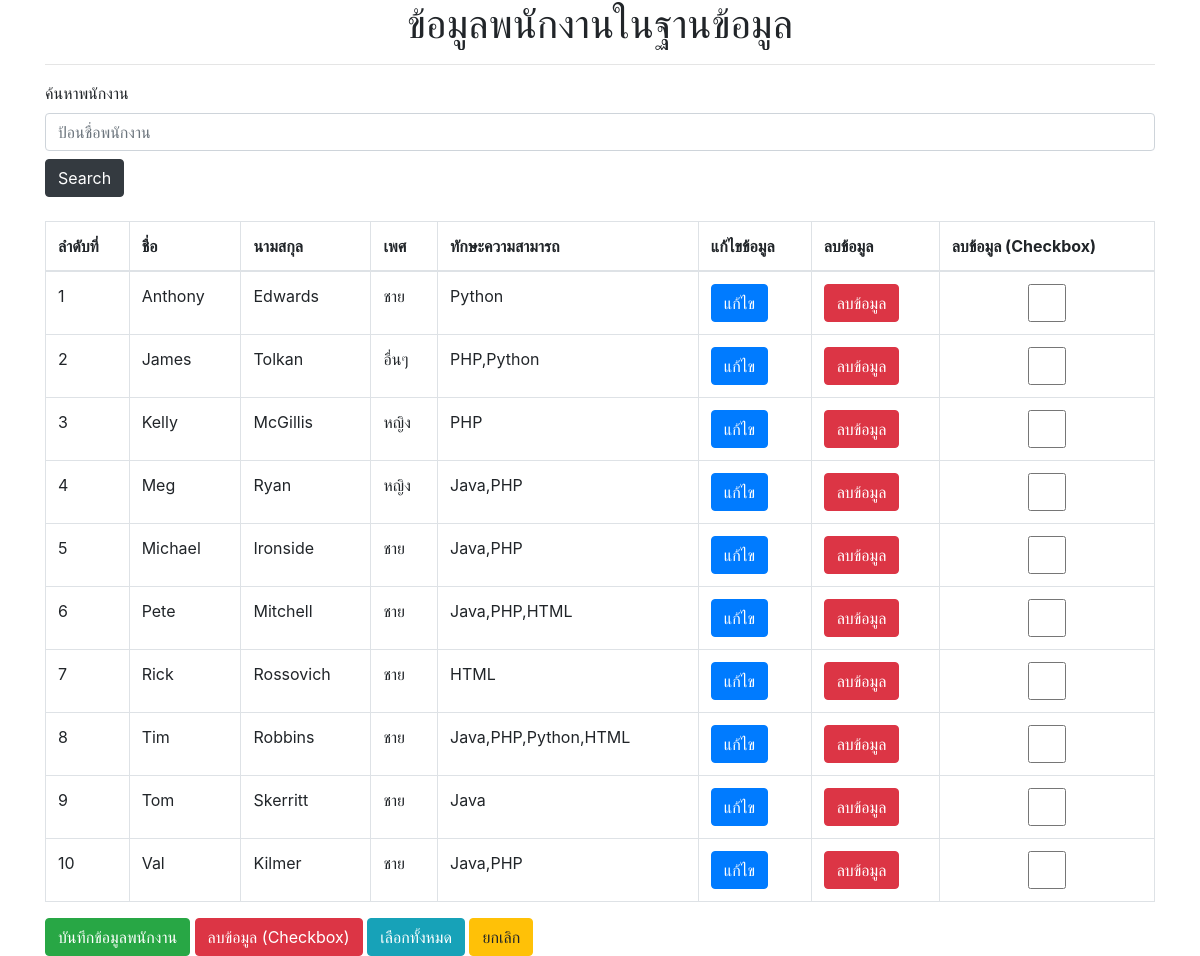
The page / on the database its author committed.
### tables this page shows
CREATE TABLE `employees` (
  `id` int(11) NOT NULL,
  `fname` varchar(255) NOT NULL,
  `lname` varchar(255) NOT NULL,
  `gender` varchar(20) NOT NULL,
  `skills` varchar(255) NOT NULL
);

### index.php (the view, shortened to what this page needs)
<?php
require('dbconnect.php');
$sql = "SELECT * FROM employees ORDER BY fname ASC";
$result=mysqli_query($connect,$sql);
$count=mysqli_num_rows($result);
$order=1;
?>
<!DOCTYPE html>
<html lang="en">
<head>
    <link rel="stylesheet" href="https://stackpath.bootstrapcdn.com/bootstrap/4.5.2/css/bootstrap.min.css">
</head>
<body>
    <div class="container">
    <h1 class="text-center">ข้อมูลพนักงานในฐานข้อมูล</h1>
    <hr>
    <?php if($count>0){?>
        <form action="searchData.php" class="form-group" method="POST">
        <label for="">ค้นหาพนักงาน</label>
        <input type="text" placeholder="ป้อนชื่อพนักงาน" name="empname" class="form-control">
        <input type="submit" value="Search" class="btn btn-dark my-2">
    </form>
    <table class="table table-bordered">
        <thead>
            <tr>
                <th>ลำดับที่</th>
                <th>ชื่อ</th>
                <th>นามสกุล</th>
                <th>เพศ</th>
                <th>ทักษะความสามารถ</th>
                <th>แก้ไขข้อมูล</th>
                <th>ลบข้อมูล</th>
                <th>ลบข้อมูล (Checkbox)</th>
            </tr>
        </thead>
        <tbody>
        <?php while($row=mysqli_fetch_assoc($result)){?>
            <tr>
                <td><?php echo $order++ ;?></td>
                <td><?php echo $row["fname"] ;?></td>
                <td><?php echo $row["lname"] ;?></td>
                <td>
                <?php
                if($row["gender"] == "male"){?>
                    ชาย
                <?php } else if ($row["gender"] == "female"){?>
                    หญิง
                <?php }else{?>
                    อื่นๆ
                <?php }?>
                </td>
                <td><?php echo $row["skills"] ;?></td>
                <td>
                <a href="editForm.php?id=<?php echo $row["id"]?>" class="btn btn-primary">แก้ไข</a>
                </td>
                <td>
                    <a href="deleteQueryString.php?idemp=<?php echo $row["id"];?>"
                    class="btn btn-danger"
                    onclick="return confirm('คุณต้องการลบข้อมูลหรือไม่')"
                    >ลบข้อมูล</a>
                </td>
                <form action="multipleDelete.php" method="post">
                <td>
                <input type="checkbox" class="form-control" name="idcheckbox[]" value="<?php echo $row["id"];?>">
                </td>
            </tr>
        <?php } ?>
        </tbody>
    </table>
    <?php } else {?>
    <div class="alert alert-danger">
        <b>ไม่มีข้อมูลพนักงาน !!!<b>
    </div>
    <?php } ?>
    <a href="insertForm.php" class="btn btn-success">บันทึกข้อมูลพนักงาน</a>
    <?php if($count>0){?>
    <input type="submit" value="ลบข้อมูล (Checkbox)" class="btn btn-danger">
    <button class="btn btn-info" onclick="checkAll()">เลือกทั้งหมด</button>
    <button class="btn btn-warning" onclick="uncheckAll()">ยกเลิก</button>
    <?php } ?>
    </div>
</body>
</html>

### rows shown on the page
employees: fname "Anthony", lname "Edwards", gender "ชาย", skills "Python"
employees: fname "James", lname "Tolkan", gender "อื่นๆ", skills "PHP,Python"
employees: fname "Kelly", lname "McGillis", gender "หญิง", skills "PHP"
employees: fname "Meg", lname "Ryan", gender "หญิง", skills "Java,PHP"
employees: fname "Michael", lname "Ironside", gender "ชาย", skills "Java,PHP"
employees: fname "Pete", lname "Mitchell", gender "ชาย", skills "Java,PHP,HTML"
employees: fname "Rick", lname "Rossovich", gender "ชาย", skills "HTML"
employees: fname "Tim", lname "Robbins", gender "ชาย", skills "Java,PHP,Python,HTML"
employees: fname "Tom", lname "Skerritt", gender "ชาย", skills "Java"
employees: fname "Val", lname "Kilmer", gender "ชาย", skills "Java,PHP"
